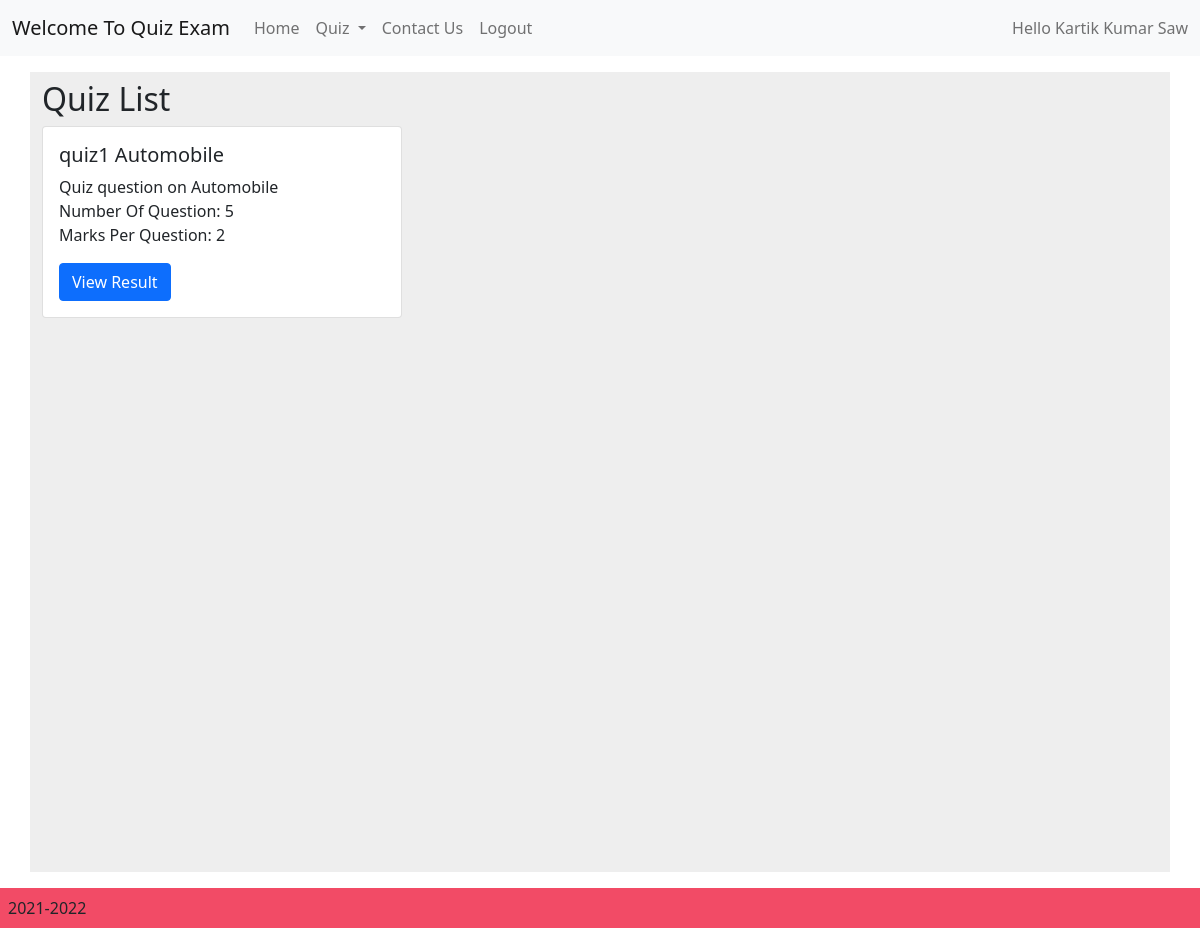
The page /user/quizlist.php (signed in) on the database its author committed.
### tables this page shows
CREATE TABLE `category` (
  `id` int(11) NOT NULL,
  `title` varchar(255) NOT NULL,
  `description` varchar(500) DEFAULT NULL,
  `totalquestion` int(2) NOT NULL,
  `mpq` int(2) NOT NULL,
  `created` timestamp NOT NULL DEFAULT current_timestamp(),
  `modified` datetime DEFAULT NULL ON UPDATE current_timestamp(),
  `isactive` int(2) NOT NULL DEFAULT 1
);

### user/userPhpService/displayQuizCategory.php (called while the page is built, shortened)
<?php
    include('../phpService/db.php');
    $sql="SELECT * FROM `quizdb`.`category` WHERE `isactive`=1";
    $result=mysqli_query($con,$sql);
?>

### user/quizlist.php (the view, shortened to what this page needs)
<?php
    $userid=$_SESSION["id"];
?>
<!DOCTYPE html>
<html lang="en">
<head>
    <link href="https://cdn.jsdelivr.net/npm/bootstrap@5.0.0-beta2/dist/css/bootstrap.min.css" rel="stylesheet">
    <link rel="stylesheet" href="https://cdn.jsdelivr.net/npm/bootstrap-icons@1.3.0/font/bootstrap-icons.css">
    <link rel="stylesheet" type="text/css" href="../css/style.css" />
</head>
<body>
<div class="fluid">
<?php
if($_SESSION["uname"]) {
    include('include/header.php');
?>
<main class="container">
            <h2>Quiz List</h2>
            <div class="col-md-8">
            <div class="row">
            <?php
                include('userPhpService/displayQuizCategory.php');
            ?>
               <?php
                while($row=mysqli_fetch_array($result))
                {
                    $categoryid=$row['id'];
                    $sqlstatus="SELECT * FROM `quizdb`.`useranswertbl` WHERE `userid`='$userid' AND `categoryid`='$categoryid' AND `isactive`=1";
                    $resultstatus=mysqli_query($con,$sqlstatus);
            ?>
                    <div class="col-sm-6">
                        <div class="card">
                        <div class="card-body">
                            <h5 class="card-title"><?php echo $row['title'] ?></h5>
                            <p class="card-text"><?php echo $row['description'] ?><br/>
                              Number Of Question: <?php echo $row['totalquestion'] ?><br/>
                              Marks Per Question: <?php echo $row['mpq'] ?> </p>
                              <?php
                               if(mysqli_num_rows($resultstatus)>0)
                               {
                              ?>
                              <a href="viewresult.php?quizid=<?php echo $row['id']; ?>"  class="btn btn-primary">View Result</a>
                            <?php
                                }
                                else{
                            ?>
                            <a href="viewquizquestion.php?id=<?php echo $row['id']; ?>&title=<?php echo $row['title']; ?>" class="btn btn-primary">View Quiz</a>
                            <?php
                                }
                              ?>
                        </div>
                        </div>
                    </div>
            <?php
                }
            ?>
            </div>
            </div>
        </main>
        <?php
            }else echo "<h1>Please login first .<a href='../index.php'>Go to Login page</a></h1>";
        ?>
        <?php
            include("include/footer.php");
        ?>
    </div>
</body>
</html>

### css/style.css (style rules this page uses)
* { padding:0px; margin:0px; box-sizing: border-box; }
.container { min-height: 100vh; display: flex; flex-direction: column; }
main { flex: 1; padding: 1rem; margin: 1rem; padding: 0.5rem; background: #eeeeee; }

### rows shown on the page
category: title "quiz1 Automobile", description "Quiz question on Automobile", totalquestion "5", mpq "2"

### other values the page prints
$_SESSION["uname"] "Kartik Kumar Saw"
